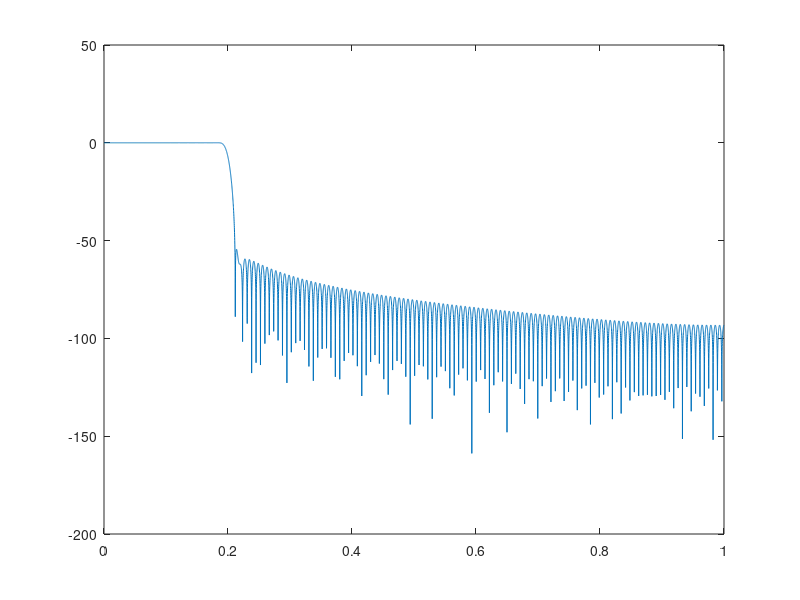

The MATLAB script that drew this image: (Note: this script raises an error after producing the figure.)
% Specifications
fc = 0.2;                % Normalized cutoff frequency (3dB point), where 1 is Nyquist
transition_width = 0.05; % Normalized transition width (e.g., 0.05)
attenuation = 40;        % Desired stopband attenuation in dB

% Estimate the filter order using Kaiser formula
num_taps = ceil((attenuation - 8) / (2.285 * transition_width));
if mod(num_taps, 2) == 0
    num_taps = num_taps + 1; % Make the number of taps odd for a Type I FIR filter
end

% Design the FIR filter with a Hamming window
fir_coeffs = fir1(num_taps - 1, fc, 'low', hamming(num_taps));

% Frequency response of the FIR filter
[H, w] = freqz(fir_coeffs, 1, 8000);  % Response over a range of frequencies

% Convert frequency response to dB scale
H_dB = 20 * log10(abs(H));

% Plot frequency response
figure;
plot(w/pi, H_dB, 'DisplayName', 'FIR Filter Frequency Response');
hold on;
yline(-attenuation, 'r--', 'DisplayName', ['Stopband Attenuation (' num2str(attenuation) ' dB)']);
title('FIR Filter Frequency Response (Normalized)');
xlabel('Normalized Frequency (\times\pi rad/sample)');
ylabel('Gain (dB)');
legend();
grid on;
hold off;

% Display filter order and key specifications
fprintf('Estimated filter order (taps): %d\n', num_taps);
fprintf('Normalized cutoff frequency (3dB): %.2f\n', fc);
fprintf('Transition width: %.2f\n', transition_width);
fprintf('Stopband attenuation: %.2f dB\n', attenuation);
